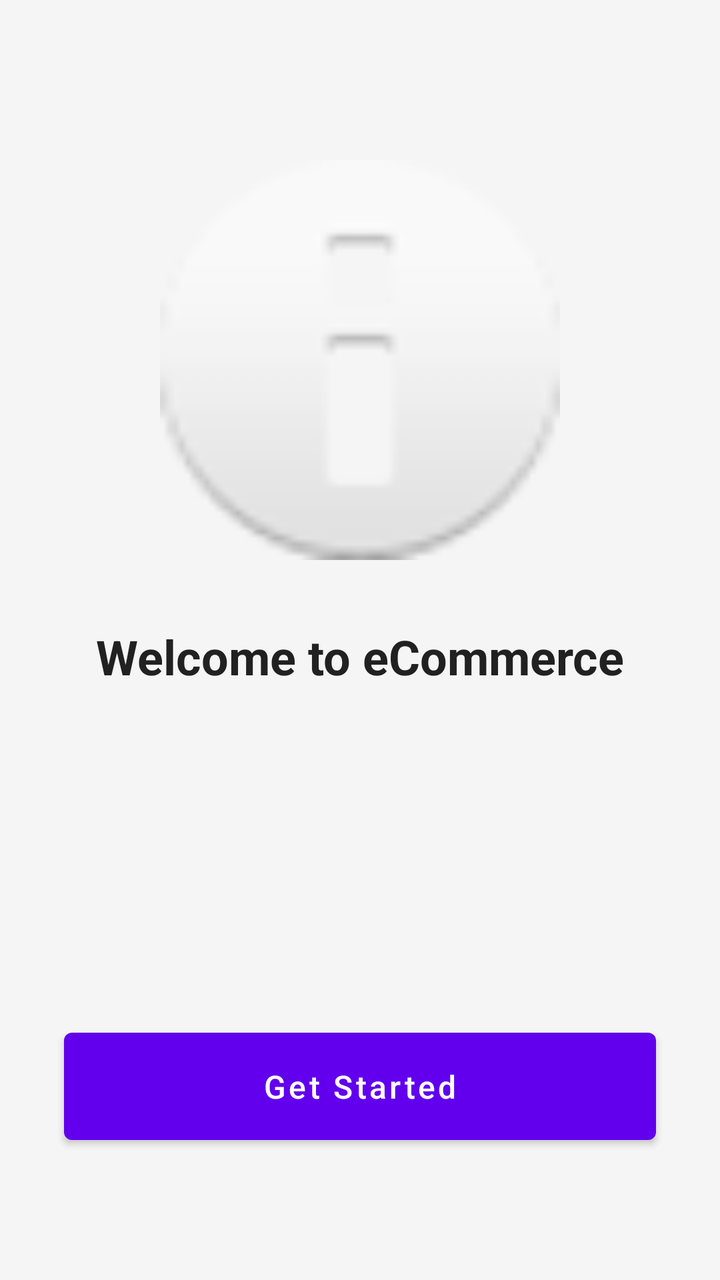
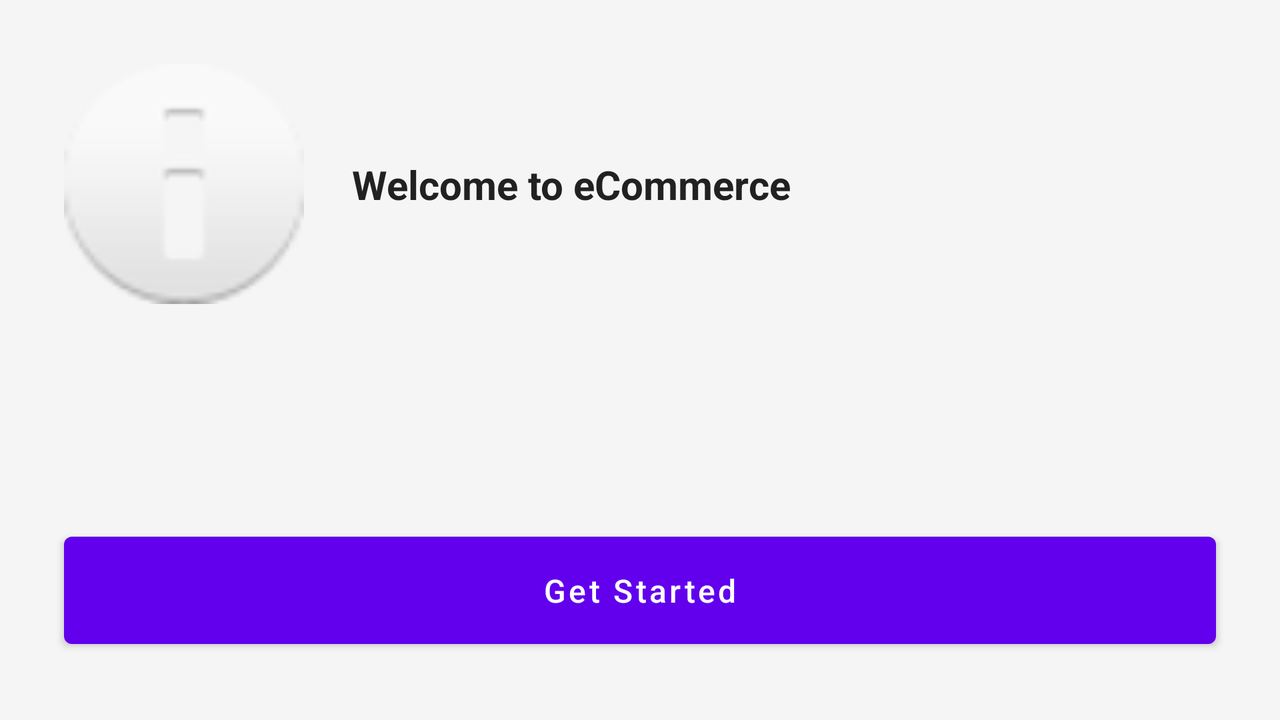

An Android layout and its configuration variant, each rendered on a device that would load it. The default file and the variant file are quoted in full after the pictures.
<!-- AndroidManifest.xml: application theme AppTheme -->
<!-- res/layout/activity_main.xml -->
<?xml version="1.0" encoding="utf-8"?>
<androidx.constraintlayout.widget.ConstraintLayout 
    xmlns:android="http://schemas.android.com/apk/res/android"
    xmlns:app="http://schemas.android.com/apk/res-auto"
    xmlns:tools="http://schemas.android.com/tools"
    android:layout_width="match_parent"
    android:layout_height="match_parent"
    android:background="@color/background_light"
    tools:context=".MainActivity">

    
    <ImageView
        android:id="@+id/iv_company_logo"
        android:layout_width="200dp"
        android:layout_height="200dp"
        android:layout_marginTop="80dp"
        android:contentDescription="@string/company_logo"
        android:src="@android:drawable/ic_dialog_info"
        app:layout_constraintEnd_toEndOf="parent"
        app:layout_constraintStart_toStartOf="parent"
        app:layout_constraintTop_toTopOf="parent" />

    
    <TextView
        android:id="@+id/tv_welcome"
        android:layout_width="wrap_content"
        android:layout_height="wrap_content"
        android:layout_marginTop="32dp"
        android:text="@string/welcome_message"
        android:textSize="24sp"
        android:textStyle="bold"
        android:textColor="@color/text_primary"
        app:layout_constraintEnd_toEndOf="parent"
        app:layout_constraintStart_toStartOf="parent"
        app:layout_constraintTop_toBottomOf="@id/iv_company_logo" />

    
    <Button
        android:id="@+id/btn_get_started"
        style="@style/ButtonPrimary"
        android:layout_width="0dp"
        android:layout_height="wrap_content"
        android:layout_marginStart="32dp"
        android:layout_marginEnd="32dp"
        android:layout_marginBottom="64dp"
        android:text="@string/get_started"
        app:layout_constraintBottom_toBottomOf="parent"
        app:layout_constraintEnd_toEndOf="parent"
        app:layout_constraintStart_toStartOf="parent" />

</androidx.constraintlayout.widget.ConstraintLayout>
<!-- resources referenced by this layout -->
<resources>
  <color name="background_light">#F5F5F5</color>
  <color name="text_primary">#212121</color>
  <string name="company_logo">Company Logo</string>
  <string name="get_started">Get Started</string>
  <string name="welcome_message">Welcome to eCommerce</string>
  <style name="ButtonPrimary" parent="Widget.MaterialComponents.Button">
          <item name="android:layout_width">match_parent</item>
          <item name="android:layout_height">wrap_content</item>
          <item name="android:padding">16dp</item>
          <item name="android:textSize">16sp</item>
          <item name="android:textAllCaps">false</item>
          <item name="backgroundTint">@color/button_primary</item>
          <item name="android:textColor">@color/white</item>
      </style>
  <style name="AppTheme" parent="Theme.MaterialComponents.Light.DarkActionBar">
          <item name="colorPrimary">@color/colorPrimary</item>
          <item name="colorPrimaryDark">@color/colorPrimaryDark</item>
          <item name="colorAccent">@color/colorAccent</item>
          <item name="android:textColorPrimary">@color/text_primary</item>
          <item name="android:textColorSecondary">@color/text_secondary</item>
      </style>
  <color name="button_primary">#6200EE</color>
  <color name="white">#FFFFFF</color>
  <color name="colorPrimary">#6200EE</color>
  <color name="colorPrimaryDark">#3700B3</color>
  <color name="colorAccent">#03DAC5</color>
  <color name="text_secondary">#757575</color>
</resources>
<!-- res/layout-land/activity_main.xml (the repository's variant of the layout above) -->
<!-- drawn on the phone turned sideways -->
<?xml version="1.0" encoding="utf-8"?>
<androidx.constraintlayout.widget.ConstraintLayout 
    xmlns:android="http://schemas.android.com/apk/res/android"
    xmlns:app="http://schemas.android.com/apk/res-auto"
    xmlns:tools="http://schemas.android.com/tools"
    android:layout_width="match_parent"
    android:layout_height="match_parent"
    android:background="@color/background_light"
    tools:context=".MainActivity">

    
    <ImageView
        android:id="@+id/iv_company_logo"
        android:layout_width="120dp"
        android:layout_height="120dp"
        android:layout_marginStart="32dp"
        android:layout_marginTop="32dp"
        android:contentDescription="@string/company_logo"
        android:src="@android:drawable/ic_dialog_info"
        app:layout_constraintStart_toStartOf="parent"
        app:layout_constraintTop_toTopOf="parent" />

    
    <TextView
        android:id="@+id/tv_welcome"
        android:layout_width="wrap_content"
        android:layout_height="wrap_content"
        android:layout_marginStart="24dp"
        android:text="@string/welcome_message"
        android:textSize="20sp"
        android:textStyle="bold"
        android:textColor="@color/text_primary"
        app:layout_constraintBottom_toBottomOf="@id/iv_company_logo"
        app:layout_constraintStart_toEndOf="@id/iv_company_logo"
        app:layout_constraintTop_toTopOf="@id/iv_company_logo" />

    
    <Button
        android:id="@+id/btn_get_started"
        style="@style/ButtonPrimary"
        android:layout_width="0dp"
        android:layout_height="wrap_content"
        android:layout_marginStart="32dp"
        android:layout_marginEnd="32dp"
        android:layout_marginBottom="32dp"
        android:text="@string/get_started"
        app:layout_constraintBottom_toBottomOf="parent"
        app:layout_constraintEnd_toEndOf="parent"
        app:layout_constraintStart_toStartOf="parent" />

</androidx.constraintlayout.widget.ConstraintLayout>
